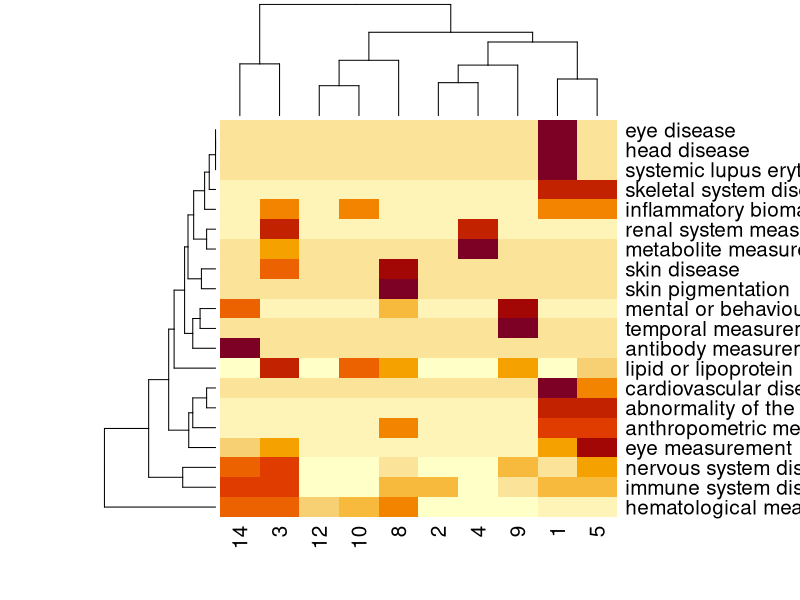

The R source for this figure:
df <- read.table("fig4a_data.txt", sep="\t", header=T, row.names=1)
colnames(df) <- c("0", "1", "2", "3", "4", "5", "8", "9", "10", "12", "14")
TGs <- colnames(df)
TFs <- rownames(df)
pureTGs <- setdiff(TGs, TFs)
heatmap(as.matrix(df[, -1]), cexRow = 1.5, cexCol = 1.5)
